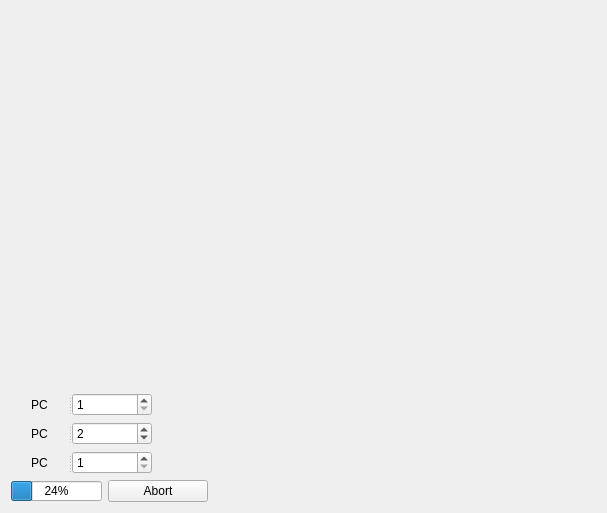
<?xml version="1.0" encoding="UTF-8"?>
<ui version="4.0">
 <class>ScatterPlot</class>
 <widget class="QWidget" name="ScatterPlot">
  <property name="geometry">
   <rect>
    <x>0</x>
    <y>0</y>
    <width>607</width>
    <height>513</height>
   </rect>
  </property>
  <property name="sizePolicy">
   <sizepolicy hsizetype="Minimum" vsizetype="Minimum">
    <horstretch>0</horstretch>
    <verstretch>0</verstretch>
   </sizepolicy>
  </property>
  <property name="minimumSize">
   <size>
    <width>510</width>
    <height>425</height>
   </size>
  </property>
  <property name="cursor">
   <cursorShape>ArrowCursor</cursorShape>
  </property>
  <property name="windowTitle">
   <string>Form</string>
  </property>
  <layout class="QGridLayout" name="gridLayout_2">
   <item row="0" column="0" colspan="3">
    <widget class="QWidget" name="plotwidget" native="true">
     <property name="sizePolicy">
      <sizepolicy hsizetype="Expanding" vsizetype="Expanding">
       <horstretch>0</horstretch>
       <verstretch>0</verstretch>
      </sizepolicy>
     </property>
     <property name="minimumSize">
      <size>
       <width>500</width>
       <height>300</height>
      </size>
     </property>
    </widget>
   </item>
   <item row="1" column="0" colspan="2">
    <layout class="QGridLayout" name="gridLayout">
     <item row="0" column="0">
      <widget class="QSplitter" name="splitter">
       <property name="orientation">
        <enum>Qt::Horizontal</enum>
       </property>
       <widget class="QLabel" name="axis1_name">
        <property name="sizePolicy">
         <sizepolicy hsizetype="Minimum" vsizetype="Minimum">
          <horstretch>0</horstretch>
          <verstretch>0</verstretch>
         </sizepolicy>
        </property>
        <property name="minimumSize">
         <size>
          <width>57</width>
          <height>15</height>
         </size>
        </property>
        <property name="maximumSize">
         <size>
          <width>16777215</width>
          <height>16777215</height>
         </size>
        </property>
        <property name="text">
         <string>PC</string>
        </property>
        <property name="alignment">
         <set>Qt::AlignCenter</set>
        </property>
       </widget>
       <widget class="QSpinBox" name="axis1">
        <property name="minimumSize">
         <size>
          <width>80</width>
          <height>23</height>
         </size>
        </property>
        <property name="maximumSize">
         <size>
          <width>16777215</width>
          <height>16777215</height>
         </size>
        </property>
        <property name="minimum">
         <number>1</number>
        </property>
       </widget>
      </widget>
     </item>
     <item row="1" column="0">
      <widget class="QSplitter" name="splitter_2">
       <property name="orientation">
        <enum>Qt::Horizontal</enum>
       </property>
       <widget class="QLabel" name="axis2_name">
        <property name="sizePolicy">
         <sizepolicy hsizetype="Minimum" vsizetype="Minimum">
          <horstretch>0</horstretch>
          <verstretch>0</verstretch>
         </sizepolicy>
        </property>
        <property name="minimumSize">
         <size>
          <width>57</width>
          <height>15</height>
         </size>
        </property>
        <property name="maximumSize">
         <size>
          <width>16777215</width>
          <height>16777215</height>
         </size>
        </property>
        <property name="text">
         <string>PC</string>
        </property>
        <property name="alignment">
         <set>Qt::AlignCenter</set>
        </property>
       </widget>
       <widget class="QSpinBox" name="axis2">
        <property name="minimumSize">
         <size>
          <width>80</width>
          <height>23</height>
         </size>
        </property>
        <property name="maximumSize">
         <size>
          <width>16777215</width>
          <height>16777215</height>
         </size>
        </property>
        <property name="minimum">
         <number>1</number>
        </property>
        <property name="value">
         <number>2</number>
        </property>
       </widget>
      </widget>
     </item>
     <item row="2" column="0">
      <widget class="QSplitter" name="splitter_3">
       <property name="orientation">
        <enum>Qt::Horizontal</enum>
       </property>
       <widget class="QLabel" name="axis3_name">
        <property name="sizePolicy">
         <sizepolicy hsizetype="Minimum" vsizetype="Minimum">
          <horstretch>0</horstretch>
          <verstretch>0</verstretch>
         </sizepolicy>
        </property>
        <property name="minimumSize">
         <size>
          <width>57</width>
          <height>15</height>
         </size>
        </property>
        <property name="maximumSize">
         <size>
          <width>16777215</width>
          <height>16777215</height>
         </size>
        </property>
        <property name="text">
         <string>PC</string>
        </property>
        <property name="alignment">
         <set>Qt::AlignCenter</set>
        </property>
       </widget>
       <widget class="QSpinBox" name="axis3">
        <property name="minimumSize">
         <size>
          <width>80</width>
          <height>23</height>
         </size>
        </property>
        <property name="maximumSize">
         <size>
          <width>16777215</width>
          <height>16777215</height>
         </size>
        </property>
        <property name="minimum">
         <number>1</number>
        </property>
       </widget>
      </widget>
     </item>
    </layout>
   </item>
   <item row="1" column="2">
    <spacer name="horizontalSpacer">
     <property name="orientation">
      <enum>Qt::Horizontal</enum>
     </property>
     <property name="sizeHint" stdset="0">
      <size>
       <width>424</width>
       <height>20</height>
      </size>
     </property>
    </spacer>
   </item>
   <item row="2" column="0">
    <widget class="QProgressBar" name="progressBar">
     <property name="sizePolicy">
      <sizepolicy hsizetype="Minimum" vsizetype="Fixed">
       <horstretch>0</horstretch>
       <verstretch>0</verstretch>
      </sizepolicy>
     </property>
     <property name="maximumSize">
      <size>
       <width>100</width>
       <height>20</height>
      </size>
     </property>
     <property name="value">
      <number>24</number>
     </property>
    </widget>
   </item>
   <item row="2" column="1" colspan="2">
    <widget class="QPushButton" name="abortButton">
     <property name="maximumSize">
      <size>
       <width>100</width>
       <height>25</height>
      </size>
     </property>
     <property name="text">
      <string>Abort</string>
     </property>
    </widget>
   </item>
  </layout>
  <action name="actionExit">
   <property name="text">
    <string>Exit</string>
   </property>
   <property name="toolTip">
    <string>Exit</string>
   </property>
  </action>
 </widget>
 <resources/>
 <connections/>
</ui>
